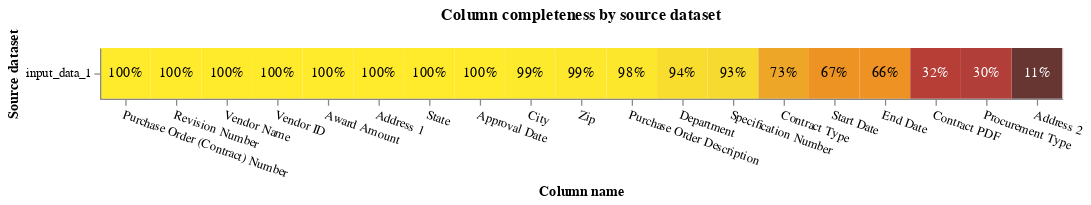

Source (notebook cell):
### Code cell
from splink.exploratory import completeness_chart
from splink import DuckDBAPI
db_api = DuckDBAPI()
completeness_chart(contracts, db_api=db_api)

### Figure 1 — Vega-Lite specification as saved in the notebook (floating-point values rounded to 4 significant figures)
{"config": {"view": {"continuousWidth": 400, "continuousHeight": 300}}, "layer": [{"mark": "rect", "encoding": {"color": {"field": "completeness", "legend": null, "scale": {"scheme": "darkred", "zero": true}, "type": "quantitative"}, "tooltip": [{"field": "source_dataset", "title": "Source dataset", "type": "nominal"}, {"field": "total_rows_inc_nulls", "format": ",", "title": "# of records", "type": "quantitative"}, {"field": "column_name", "title": "Column name", "type": "nominal"}, {"field": "total_null_rows", "format": ",", "title": "# of nulls", "type": "quantitative"}, {"field": "completeness", "format": ".1%", "type": "quantitative"}], "x": {"axis": {"labelAngle": 20}, "field": "column_name", "sort": {"field": "mean_comp", "order": "descending"}, "title": "Column name", "type": "nominal"}, "y": {"field": "source_dataset", "title": "Source dataset", "type": "nominal"}}, "title": "Column completeness by source dataset", "transform": [{"joinaggregate": [{"op": "mean", "field": "completeness", "as": "mean_comp"}], "groupby": ["column_name"]}]}, {"mark": {"type": "text"}, "encoding": {"color": {"condition": {"test": "datum['completeness'] < 0.5", "value": "white"}, "value": "black"}, "text": {"field": "completeness", "format": ".0%", "type": "quantitative"}, "x": {"axis": {"labelAngle": 0}, "field": "column_name", "sort": {"field": "mean_comp", "order": "descending"}, "type": "nominal"}, "y": {"field": "source_dataset", "type": "nominal"}}, "transform": [{"joinaggregate": [{"op": "mean", "field": "completeness", "as": "mean_comp"}], "groupby": ["column_name"]}]}], "data": {"name": "data-3f1a17648d77393424e5df781143ae0e"}, "height": {"step": 40}, "width": {"step": 40}, "$schema": "https://vega.github.io/schema/vega-lite/v5.9.3.json", "datasets": {"data-3f1a17648d77393424e5df781143ae0e": [{"source_dataset": "input_data_1", "column_name": "Purchase Order Description", "total_null_rows": 2732, "total_rows_inc_nulls": 168233, "completeness": 0.9838}, {"source_dataset": "input_data_1", "column_name": "Purchase Order (Contract) Number", "total_null_rows": 0, "total_rows_inc_nulls": 168233, "completeness": 1.0}, {"source_dataset": "input_data_1", "column_name": "Revision Number", "total_null_rows": 0, "total_rows_inc_nulls": 168233, "completeness": 1.0}, {"source_dataset": "input_data_1", "column_name": "Specification Number", "total_null_rows": 12226, "total_rows_inc_nulls": 168233, "completeness": 0.9273}, {"source_dataset": "input_data_1", "column_name": "Contract Type", "total_null_rows": 44747, "total_rows_inc_nulls": 168233, "completeness": 0.734}, {"source_dataset": "input_data_1", "column_name": "Start Date", "total_null_rows": 55644, "total_rows_inc_nulls": 168233, "completeness": 0.6692}, {"source_dataset": "input_data_1", "column_name": "End Date", "total_null_rows": 56526, "total_rows_inc_nulls": 168233, "completeness": 0.664}, {"source_dataset": "input_data_1", "column_name": "Approval Date", "total_null_rows": 21, "total_rows_inc_nulls": 168233, "completeness": 0.9999}, {"source_dataset": "input_data_1", "column_name": "Department", "total_null_rows": 10211, "total_rows_inc_nulls": 168233, "completeness": 0.9393}, {"source_dataset": "input_data_1", "column_name": "Vendor Name", "total_null_rows": 0, "total_rows_inc_nulls": 168233, "completeness": 1.0}, {"source_dataset": "input_data_1", "column_name": "Vendor ID", "total_null_rows": 0, "total_rows_inc_nulls": 168233, "completeness": 1.0}, {"source_dataset": "input_data_1", "column_name": "Address 1", "total_null_rows": 1, "total_rows_inc_nulls": 168233, "completeness": 1.0}, {"source_dataset": "input_data_1", "column_name": "Address 2", "total_null_rows": 150380, "total_rows_inc_nulls": 168233, "completeness": 0.1061}, {"source_dataset": "input_data_1", "column_name": "City", "total_null_rows": 1012, "total_rows_inc_nulls": 168233, "completeness": 0.994}, {"source_dataset": "input_data_1", "column_name": "State", "total_null_rows": 5, "total_rows_inc_nulls": 168233, "completeness": 1.0}, {"source_dataset": "input_data_1", "column_name": "Zip", "total_null_rows": 1962, "total_rows_inc_nulls": 168233, "completeness": 0.9883}, {"source_dataset": "input_data_1", "column_name": "Award Amount", "total_null_rows": 0, "total_rows_inc_nulls": 168233, "completeness": 1.0}, {"source_dataset": "input_data_1", "column_name": "Procurement Type", "total_null_rows": 117416, "total_rows_inc_nulls": 168233, "completeness": 0.3021}, {"source_dataset": "input_data_1", "column_name": "Contract PDF", "total_null_rows": 115020, "total_rows_inc_nulls": 168233, "completeness": 0.3163}]}}
